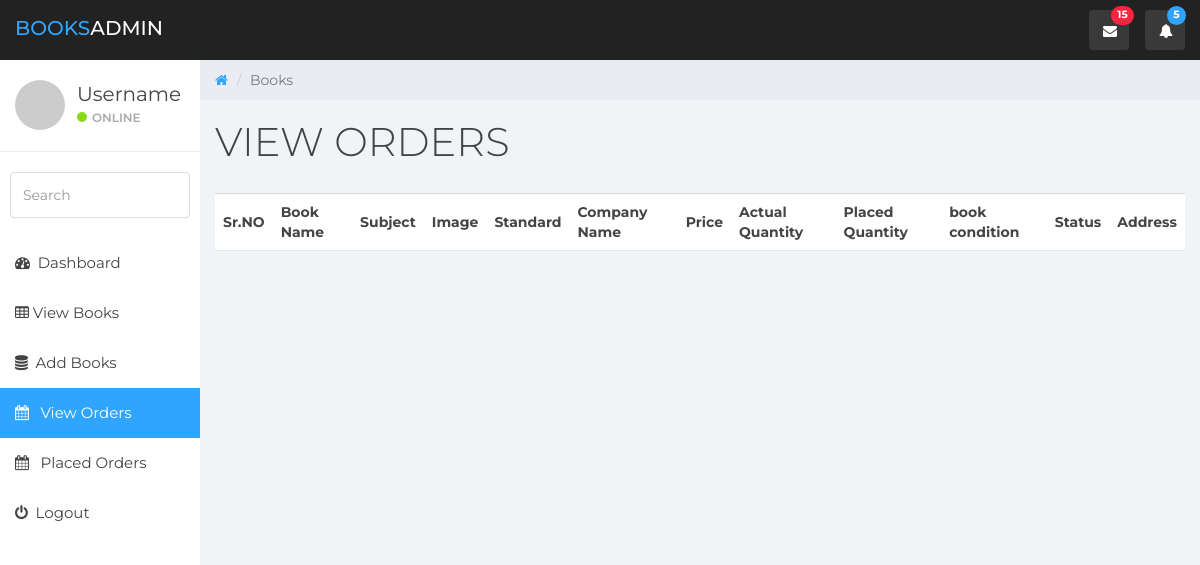
Before: /books.php?source=view_orders (signed in) with the older database file.
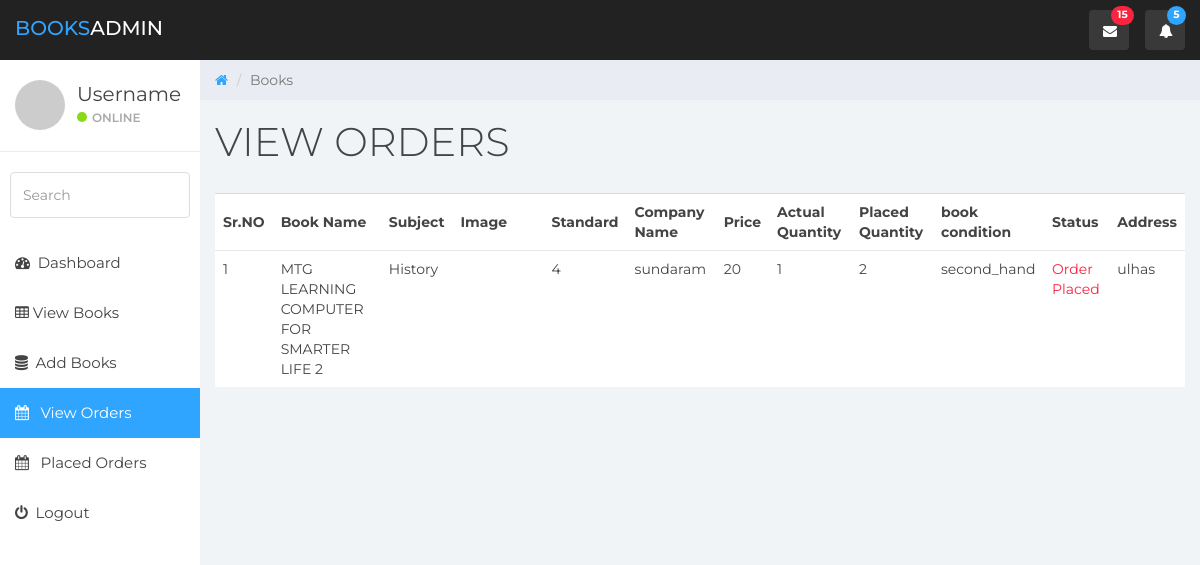
After: the same page with the newer database file.
### tables this page shows
CREATE TABLE `placed_orders` (
  `id` int(11) NOT NULL,
  `buyer_user` int(11) NOT NULL,
  `seller_user` int(11) NOT NULL,
  `placed_quantity` int(11) NOT NULL,
  `book_id` int(11) NOT NULL,
  `status` varchar(255) NOT NULL,
  `address` text NOT NULL
);

CREATE TABLE `books` (
  `id` int(11) NOT NULL,
  `book_name` varchar(255) NOT NULL,
  `description` text NOT NULL,
  `subject` varchar(255) NOT NULL,
  `standard` int(11) NOT NULL,
  `company_name` varchar(255) NOT NULL,
  `state` varchar(255) NOT NULL,
  `price` int(11) NOT NULL,
  `user_id` int(11) NOT NULL,
  `quantity` int(11) NOT NULL,
  `image` varchar(255) NOT NULL
);

### pages/view_all_orders.php (the view, shortened to what this page needs)
<div class="container-fluid border-top">
    <div class="row">
        <div class="table-responsive">
            <table class="table table-hover">
                <thead>
                <tr>
                    <th>Sr.NO</th>
                    <th>Book Name</th>
                    <th>Subject</th>
                    <th>Image</th>
                    <th>Standard</th>
                    <th>Company Name</th>
                    <th>Price</th>
                    <th>Actual Quantity</th>
                    <th>Placed Quantity</th>
                    <th>book condition</th>
                    <th>Status</th>
                    <th>Address</th>
                </tr>
                </thead>
                <tbody>
                <?php
                include_once ("includes/connection.php");
                $i = 0;
                $id= $_SESSION['id'];
                $query  = "SELECT books.*,placed_orders.* FROM `placed_orders` JOIN books ON placed_orders.book_id=books.id WHERE placed_orders.buyer_user=$id";
                $rs = mysqli_query($conn,$query);
                while ($row = mysqli_fetch_assoc($rs)) {
                    $book_name = $row['book_name'];
                    $subject = $row['subject'];
                    $standard = $row['standard'];
                    $company_name = $row['company_name'];
                    $price = $row['price'];
                    $placed_quantity= $row['placed_quantity'];
                    $quantity = $row['quantity'];
                    $image = $row['image'];
                    $state= $row['state'];
                    $status = $row['status'];
                    $address = $row['address'];
                    $i++;
                    echo<<<ROW
<tr>
    <td>$i</td>
    <td>$book_name</td>
    <td>$subject</td>
    <td><a href=""><img src="images/books/$image" class="img-rounded img-circle img-responsive" style="width: 75px" alt=""></a></td>
    <td>$standard</td>
    <td>$company_name</td>
    <td>$price</td>
    <td>$placed_quantity</td>
    <td>$quantity</td>
    <td>$state</td>
    <td class = "color-red">$status</td>
    <td>$address</td>
</tr>
ROW;
                }
                ?>
                </tbody>
            </table>
        </div>
    </div>
</div>

Changed rows visible on the page:
added placed_orders: book.book_name "MTG LEARNING COMPUTER FOR SMARTER LIFE 2", book.subject "History", book.standard "4", book.company_name "sundaram", book.price "20", placed_quantity "1", book.quantity "2", book.state "second_hand", status "Order Placed", address "ulhas"
